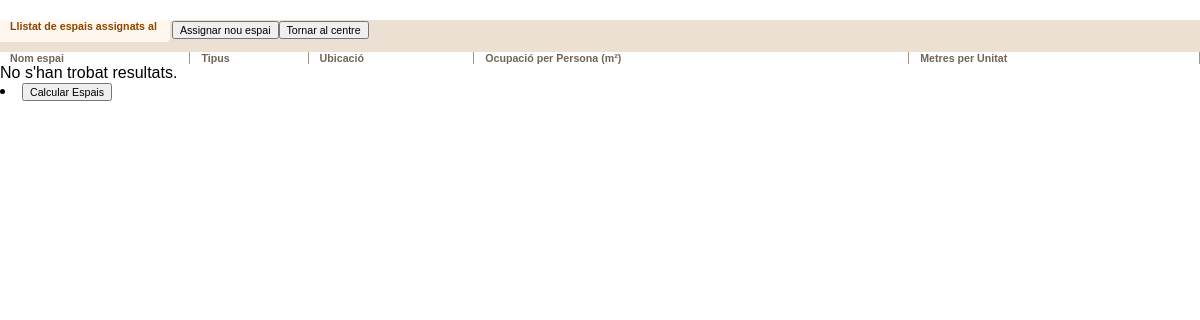
/espai/espaiCentreList.php?id_centre=854, run on an earlier commit of the app's database.
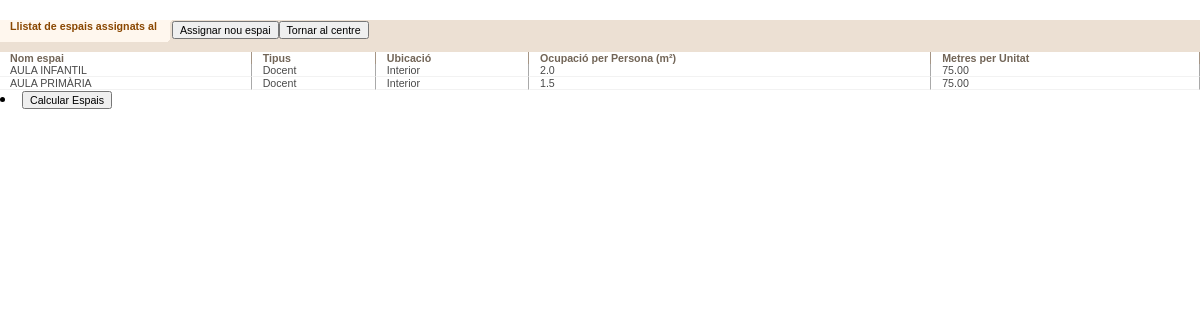
And on a later commit of the database.
### tables this page shows
CREATE TABLE `assignar_espais` (
  `num_unitats` int(11) NOT NULL,
  `num_alumnes_infantil` int(11) DEFAULT 0,
  `num_alumnes_primaria` int(11) DEFAULT 0,
  `num_alumnes_eso` int(11) DEFAULT 0,
  `num_alumnes_batx` int(11) DEFAULT 0,
  `num_alumnes_fp` int(11) DEFAULT 0,
  `preu_metre_construit` decimal(10,2) NOT NULL,
  `id_centre` int(11) NOT NULL,
  `id_espai` int(11) NOT NULL
);

CREATE TABLE `espai` (
  `codi` int(11) NOT NULL,
  `nom` varchar(255) DEFAULT NULL,
  `tipus` varchar(255) DEFAULT NULL,
  `ubicacio` varchar(255) DEFAULT NULL,
  `ocupacio_per_persona` decimal(11,1) DEFAULT NULL,
  `metres_per_unitat` decimal(11,2) DEFAULT NULL
);

### espai/espaiCentreList.php (the view, shortened to what this page needs)
<!DOCTYPE html>
<?php
	include 'connectarBD.php';
	$idCentre = isset($_GET['id_centre']) ? intval($_GET['id_centre']) : 0;
	$nomCentre = isset($_GET['nom_centre']) ? htmlspecialchars($_GET['nom_centre']) : '';
	$sql = "
		SELECT
			id_espai,
			nom AS nom_espai,
			tipus,
			ubicacio,
			ocupacio_per_persona,
			metres_per_unitat
		FROM assignar_espais,espai
		WHERE assignar_espais.id_espai = espai.codi and
			assignar_espais.id_centre = ? ";
	$stmt = $connexio->prepare($sql);
	$stmt->bind_param("i", $idCentre);
	$stmt->execute();
	$resultat = $stmt->get_result();
?>
<html>
<head>
	<link rel="stylesheet" href="css/estilos.css" type="text/css" />
</head>
<body class="contenido" onload="ocultarFondoPrincipal();">
<form name="entidad">
<ul class="botoneraListado" style="margin-top: 20px">
	<li class="tituloListado">Llistat de espais assignats al <b><?php echo $nomCentre?></b></li>
	<li class="fondoBotoneraListado">
		<input type="button" class="boton" value="Assignar nou espai" onclick="location.href='espaiCentreForm.php?id_centre=<?php echo $idCentre ?>'">
    </li>
	<li class="volverFicha">
		<button type="button" class="boton"onclick="location.href='centreForm.php?id=<?php echo $idCentre ?>'">Tornar al centre</button>
	</li>
</ul>
<div class="espacioMarronClaro"></div>
<div id="cuerpo" class="scroll_total">
<table class="listado" cellpadding="0" cellspacing="0" width="100%">
	<thead>
		<tr>
			<th class="campoCabeceraListadoInicial">Nom espai</th>
			<th class="campoCabeceraListado">Tipus</th>
			<th class="campoCabeceraListado">Ubicació</th>
			<th class="campoCabeceraListado">Ocupació per Persona (m²)</th>
			<th class="campoCabeceraListado">Metres per Unitat</th>
		</tr>
	</thead>
	<tbody>
	<?php
            if ($resultat->num_rows > 0) {
                while ($fila = $resultat->fetch_assoc()) {
					echo "<tr onclick=\"window.location.href='espaiCentreForm.php?id_centre=" . $idCentre . "&nom_centre=" . $nomCentre . "&id_espai=" . $fila["id_espai"] . "'\">";
                    echo "<td class='campoListadoInicial'>" . $fila["nom_espai"] . "</td>";
                    echo "<td class='campoListado'>" . $fila["tipus"] . "</td>";
					echo "<td class='campoListado'>" . $fila["ubicacio"] . "</td>";
					echo "<td class='campoListado'>" . $fila["ocupacio_per_persona"] . "</td>";
                    echo "<td class='campoListado'>" . $fila["metres_per_unitat"] . "</td>";
                    echo "</a></tr>";
                }
            } else {
                echo "<tr><td colspan='5'>No s'han trobat resultats.</td></tr>";
            }
            ?>
	</tbody>
</table>
</div>
</form>
<li class="fondoBotoneraFicha">
	<button type="button" class="boton" onclick="location.href='calculEspais.php?id_centre=<?= htmlspecialchars($idCentre) ?>&nom_centre=<?= htmlspecialchars($nomCentre) ?>'">
		Calcular Espais
	</button>
</li>
</body>
</html>

What changed in the data, as far as the page shows it:
added assignar_espais: id_espai.nom "AULA INFANTIL", id_espai.tipus "Docent", id_espai.ubicacio "Interior", id_espai.ocupacio_per_persona "2.0", id_espai.metres_per_unitat "75.00"
added assignar_espais: id_espai.nom "AULA PRIMÀRIA", id_espai.tipus "Docent", id_espai.ubicacio "Interior", id_espai.ocupacio_per_persona "1.5", id_espai.metres_per_unitat "75.00"
Also different on the page:
text no longer shown: "No s'han trobat resultats."
